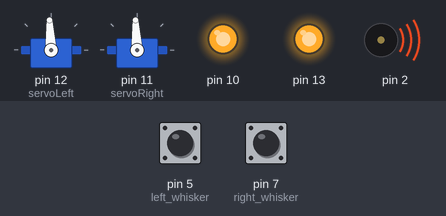
Simulated run of this sketch. Board: Arduino Uno, built with avr-gcc and run on an emulated ATmega328P. On the bench: 2 × servo, output pins drawn as LEDs (lit = HIGH), buzzer (waves = sounding). Inputs (shaded band) come from the test bench; at power-on: pin 5 (left_whisker) LOW, pin 7 (right_whisker) LOW.

Above: at 1.2 s.
1.3 s: pin 5 (left_whisker) pulled HIGH for 0.15 s
At 1.37 s:
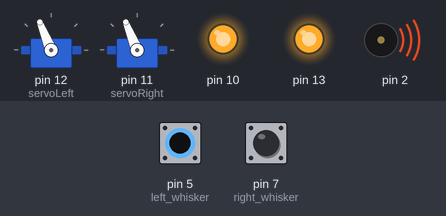
2.9 s: pin 7 (right_whisker) pulled HIGH for 0.15 s
At 2.97 s:
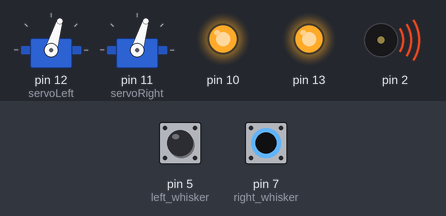
4.5 s: pin 7 (right_whisker) pulled HIGH for 3.2 s
At 8.7 s:
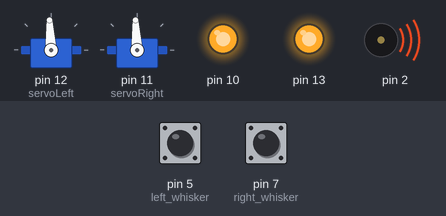
9.2 s: pin 5 (left_whisker) pulled HIGH for 3.2 s
At 9.8 s:
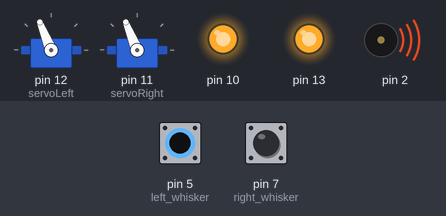
13.9 s: pin 5 (left_whisker) driven HIGH and pin 7 (right_whisker) driven HIGH
At 14.8 s:
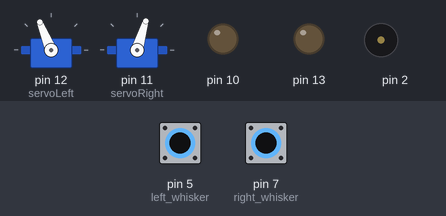
15.7 s: pin 5 (left_whisker) driven LOW
At 16.0 s:
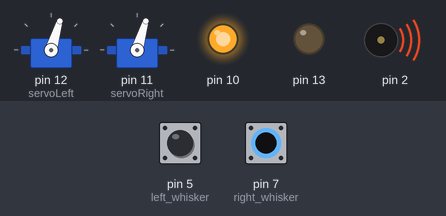
Timing chart, 0 to 18.2 s (numbered marks = the images above; inputs shaded):
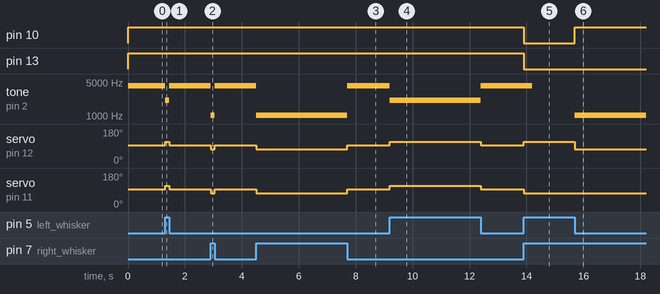

Measured:
- after the input at 1.3 s, tone on pin 2: 4186 Hz → 2093 Hz at once, → 4186 Hz 0.15 s later; servo on pin 12 (servoLeft), servo on pin 11 (servoRight): 93° → 112° at once, → 93° 0.15 s later
- after the input at 2.9 s, tone on pin 2: 4186 Hz → 1046 Hz at once, → 4186 Hz 0.15 s later; servo on pin 12 (servoLeft), servo on pin 11 (servoRight): 93° → 73° at once, → 93° 0.15 s later
- after the input at 4.5 s, tone on pin 2: 4186 Hz → 1046 Hz at once, → 4186 Hz 3.2 s later; servo on pin 12 (servoLeft), servo on pin 11 (servoRight): 93° → 73° at once, → 93° 3.2 s later
- after the input at 9.2 s, tone on pin 2: 4186 Hz → 2093 Hz at once, → 4186 Hz 3.2 s later; servo on pin 12 (servoLeft), servo on pin 11 (servoRight): 93° → 112° at once, → 93° 3.2 s later
- after the input at 13.9 s, pin 10, pin 13: HIGH → LOW at once; tone on pin 2: 4186 Hz → silent after 0.30 s; servo on pin 12 (servoLeft): 93° → 112° at once; servo on pin 11 (servoRight): 93° → 73° at once
- after the input at 15.7 s, pin 10: LOW → HIGH at once; tone on pin 2: silent → 1046 Hz at once; servo on pin 12 (servoLeft): 112° → 73° at once

The sketch:

SensorsActuatorsEffectors.ino
```cpp
  #include <Servo.h>
  Servo servoLeft;
  Servo servoRight;

void setup() {
  servoLeft.attach(12);         // Attach left signal to pin 12
  servoRight.attach(11);        // Attach right signal to pin 11
  pinMode(13, OUTPUT);
  pinMode(10, OUTPUT);
  pinMode(5, INPUT); // left whisker
  pinMode(7, INPUT); // right whisker

  Serial.begin(9600);
}

void loop() {
  byte left = digitalRead(5);
  byte right = digitalRead(7);

    // -- decide how to act
  if (left == 1 && right == 1) {
    // -- neither is touching
    forward();
    digitalWrite(13, LOW);      // Pin 13 = 5 V, LED emits light
    digitalWrite(10, LOW);      // Pin 12 = 5 V, LED emits light
  }
  else if (left == 0 && right == 1) {
    // -- left touch, right not
    leftrotate();
    tone(2,1046,300);
    digitalWrite(10, HIGH);      // Pin 12 = 5 V, LED emits light
  }
  else if (left == 1 && right == 0) {
    // -- left not, right touch
    rightrotate();
    tone(2,2093,300);
    digitalWrite(13, HIGH);      // Pin 13 = 5 V, LED emits light
  }
  else if (left == 0 && right == 0) {
    // -- left touch, right touch
    fullstop();
    tone(2,4186,300);
    digitalWrite(13, HIGH);      // Pin 13 = 5 V, LED emits light
    digitalWrite(10, HIGH);      // Pin 12 = 5 V, LED emits light
  }

}

void maneuver(int speedLeft, int speedRight, int msTime) {
  servoLeft.writeMicroseconds(1500 + speedLeft); // Left servo speed
  servoRight.writeMicroseconds(1500 - speedRight); // Right servo speed
  if(msTime==-1) // if msTime = -1
    {
      servoLeft.detach();
      servoRight.detach();// Stop servo signals
    }
    delay(msTime);
}
void fullstop() {
   maneuver(0,0,0);
}

void forward() {
   maneuver(200,200,0);
}
void backward() {
  maneuver(-200,-200,0);
}
void rightrotate() {
  maneuver(200,-200,0);
}
void leftrotate() {
  maneuver(-200,200,0);
}
void pivotbackleft() {
  maneuver(0,-200,0);
}
void pivotbackright() {
  maneuver(-200,0,0);
}
void forwardslow() {
  maneuver(50,50,0);
}
void forwardmedium() {
  maneuver(100,100,0);
}
void veerright() {
  maneuver(200,50,0);
}
void veerleft() {
  maneuver(50,200,0);
}
```
